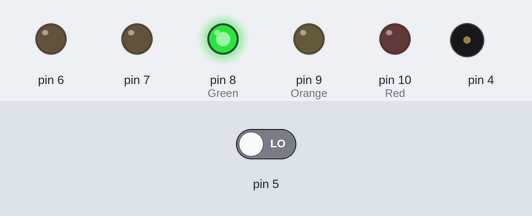
Bench run of a sketch on a simulated Arduino Uno, built with avr-gcc and run on an emulated ATmega328P. Shown: output pins drawn as LEDs (lit = HIGH), buzzer (waves = sounding). The test bench sets the inputs (shaded band); at power-on: pin 5 LOW.

Above: at 15.8 s.
15.9 s: pin 5 driven HIGH
At 20.8 s:
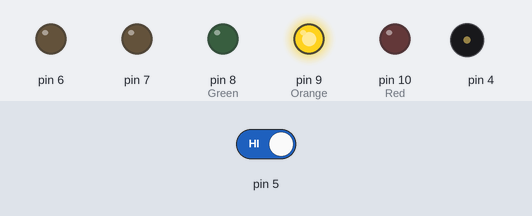
At 23.2 s:
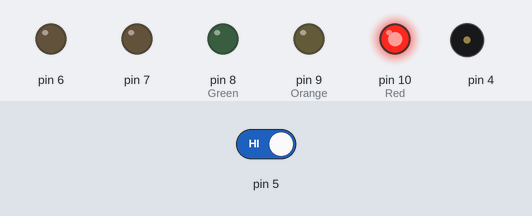
Timing chart, 0 to 65.5 s (numbered marks = the images above; inputs shaded):
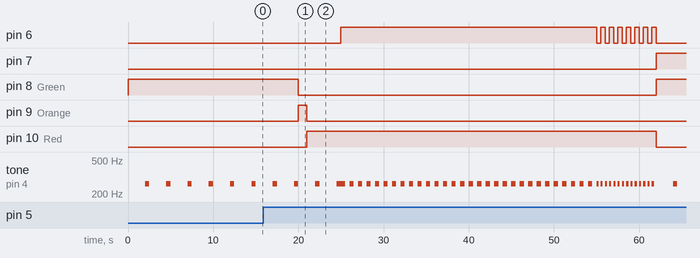

The sketch:

VolledigStoplicht.ino
```cpp
int NOTE_C4 = 262;

void setup() {
  // initialize the digital pin as an output.
  // Pin 13 has an LED connected on most Arduino boards:
  pinMode(10, OUTPUT); //Red
  pinMode(9, OUTPUT); //Orange
  pinMode(8, OUTPUT); //Green
  pinMode(7, OUTPUT);
  pinMode(6, OUTPUT);
}

void stoplicht() {
  //Reset pins
  digitalWrite(8, LOW); //Green
  digitalWrite(9, LOW); //Orange
  digitalWrite(10, LOW); //Red
  //Green 5 Sec
  digitalWrite(8, HIGH);
  delay(2000);
  tone(4, NOTE_C4, 500);
  delay(2500);
  tone(4, NOTE_C4, 500);
  delay(500);
}

void voetgangerStoplicht() {
  //Turn on both
  digitalWrite(6, HIGH);
  digitalWrite(7, LOW);
  //30 Sec Delay
  for(int i = 0; i < 30; i++) {
    tone(4, NOTE_C4, 500);
    delay(500);
    noTone(4);
    delay(500);
  }
  for(int i = 0; i < 7; i++) {
    tone(4, NOTE_C4, 250);
    digitalWrite(6, LOW);
    delay(250);
    noTone(4);
    delay(250);
    tone(4, NOTE_C4, 250);
    digitalWrite(6, HIGH);
    delay(250);
    noTone(4);
    delay(250);
  }
  digitalWrite(6, LOW);
  digitalWrite(7, HIGH);
}

void loop() {
 stoplicht();
 int buttonState = digitalRead(5);
 if(buttonState == HIGH) {
     //Orange 1 Sec
    digitalWrite(8, LOW);
    digitalWrite(9, HIGH);
    delay(1000);
    //Red 5 sec
    digitalWrite(9, LOW);
    digitalWrite(10, HIGH);
    delay(1000);
    tone(4, NOTE_C4, 500);
    delay(2500);
    tone(4, NOTE_C4, 500);
    delay(500);
    voetgangerStoplicht();
 }
}
```

Measured:
- after the input at 15.9 s, pin 6: LOW → HIGH after 9.1 s, then repeats every 1.0 s: LOW 0.50 s, HIGH 0.50 s, until it stays LOW from 62.0 s; pin 7: LOW → HIGH after 46.1 s; pin 8 (Green): HIGH → LOW after 4.1 s, → HIGH 42.0 s later; pin 9 (Orange): LOW → HIGH after 4.1 s, → LOW 1.0 s later; pin 10 (Red): LOW → HIGH after 5.1 s, → LOW 41.0 s later
- by itself, tone on pin 4: plays 262 Hz for 0.50 s, 262 Hz for 0.50 s, 262 Hz for 0.50 s, 262 Hz for 1.0 s, 262 Hz for 0.50 s, 262 Hz for 0.50 s … (48 notes in this stretch)
